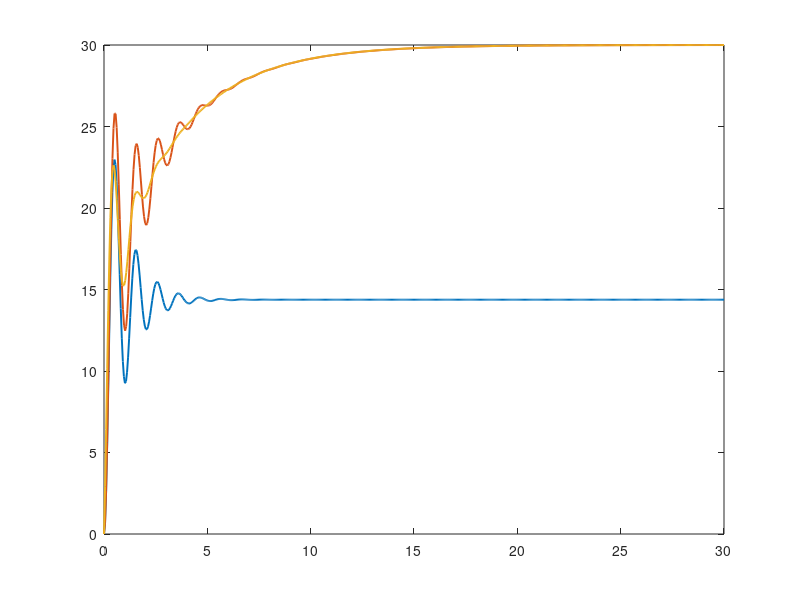

Source code (MATLAB): (Note: this script raises an error after producing the figure.)
clc;
clear;
close all;

%% Pneumatic Levitation System
% P, PI and PID Controller Comparison
%
% This script reconstructs the controller comparison performed
% during the original project.
%
% Plant:
%
%          20
% G(s) = ---------
%        s^2+2s+20

G = tf(20, [1 2 20]);

%% Theoretical Controller Parameters

Kp = 0.92;
Ki = 0.552;
Kd = 0.0807;

%% Controllers

% Proportional controller
C_P = pid(Kp, 0, 0);

% Proportional-Integral controller
C_PI = pid(Kp, Ki, 0);

% Proportional-Integral-Derivative controller
C_PID = pid(Kp, Ki, Kd);

%% Closed-Loop Systems

T_P = feedback(C_P * G, 1);
T_PI = feedback(C_PI * G, 1);
T_PID = feedback(C_PID * G, 1);

%% Reference

reference = 30; % cm
simulation_time = 30;

%% Responses

[yP, tP] = step(reference * T_P, simulation_time);
[yPI, tPI] = step(reference * T_PI, simulation_time);
[yPID, tPID] = step(reference * T_PID, simulation_time);

%% Plot Comparison

figure;

plot(tP, yP, 'LineWidth', 1.4);
hold on;

plot(tPI, yPI, 'LineWidth', 1.4);
plot(tPID, yPID, 'LineWidth', 1.4);

yline(reference, '--', 'Reference');

grid on;

title('Comparison of P, PI and PID Controllers');
xlabel('Time (s)');
ylabel('Ball Height (cm)');

legend( ...
    'P Controller', ...
    'PI Controller', ...
    'PID Controller', ...
    'Reference', ...
    'Location', 'best' ...
);

%% Performance Information

infoP = stepinfo(yP, tP, reference);
infoPI = stepinfo(yPI, tPI, reference);
infoPID = stepinfo(yPID, tPID, reference);

fprintf('\n====================================\n');
fprintf('CONTROLLER PERFORMANCE COMPARISON\n');
fprintf('====================================\n\n');

fprintf('P Controller\n');
fprintf('Rise Time: %.2f s\n', infoP.RiseTime);
fprintf('Settling Time: %.2f s\n', infoP.SettlingTime);
fprintf('Overshoot: %.2f %%\n\n', infoP.Overshoot);

fprintf('PI Controller\n');
fprintf('Rise Time: %.2f s\n', infoPI.RiseTime);
fprintf('Settling Time: %.2f s\n', infoPI.SettlingTime);
fprintf('Overshoot: %.2f %%\n\n', infoPI.Overshoot);

fprintf('PID Controller\n');
fprintf('Rise Time: %.2f s\n', infoPID.RiseTime);
fprintf('Settling Time: %.2f s\n', infoPID.SettlingTime);
fprintf('Overshoot: %.2f %%\n\n', infoPID.Overshoot);

%% Steady-State Error

errorP = abs(reference - yP(end));
errorPI = abs(reference - yPI(end));
errorPID = abs(reference - yPID(end));

fprintf('Steady-State Error\n');
fprintf('P:   %.4f cm\n', errorP);
fprintf('PI:  %.4f cm\n', errorPI);
fprintf('PID: %.4f cm\n', errorPID);

%% Stability

fprintf('\nClosed-loop poles:\n');

disp('P Controller:');
disp(pole(T_P));

disp('PI Controller:');
disp(pole(T_PI));

disp('PID Controller:');
disp(pole(T_PID));
